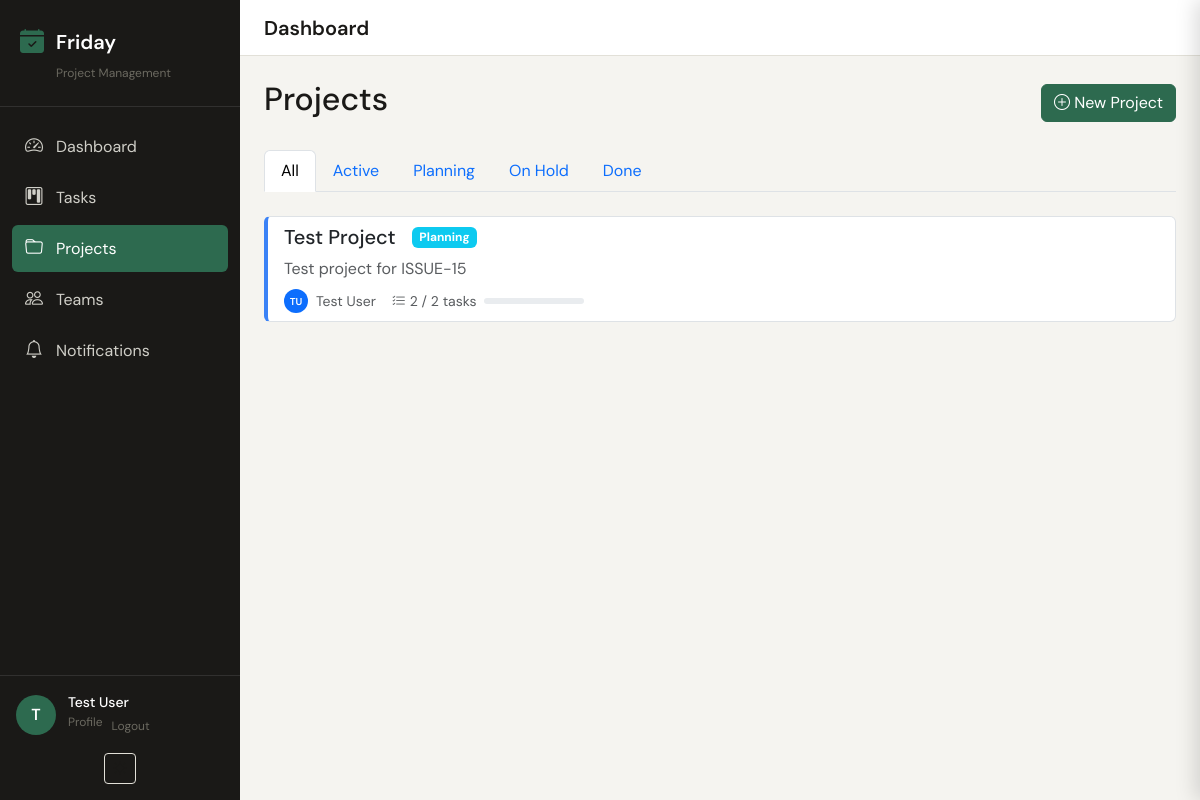
The app's page /projects/?status=all (signed in) with its own data.
### apps/accounts/models.py (models this page shows, shortened)
class User(AbstractUser):
    avatar = models.ImageField(upload_to='avatars/', blank=True)
    display_name = models.CharField(max_length=100, blank=True)
    job_title = models.CharField(max_length=100, blank=True)
    phone = models.CharField(max_length=30, blank=True)
    azure_oid = models.CharField(max_length=100, blank=True, db_index=True)  # object ID from token
    azure_upn = models.EmailField(blank=True)  # UserPrincipalName
    notify_email = models.BooleanField(default=True)
    notify_inapp = models.BooleanField(default=True)
    timezone = models.CharField(max_length=50, default='Europe/Berlin')
    class Meta:
        verbose_name = 'User'
        verbose_name_plural = 'Users'
    @property
    def full_name(self):
        return self.display_name or self.get_full_name() or self.username
    @property
    def teams(self):
        from apps.teams.models import Team
        return Team.objects.filter(memberships__user=self, is_active=True)
    @property
    def initials(self):
        parts = self.full_name.split()
        return ''.join(p[0].upper() for p in parts[:2]) if parts else '?'

### apps/projects/models.py (models this page shows, shortened)
class Project(TimeStampedModel):
    STATUS_PLANNING  = 'planning'
    STATUS_ACTIVE    = 'active'
    STATUS_ON_HOLD   = 'on_hold'
    STATUS_DONE      = 'done'
    STATUS_ARCHIVED  = 'archived'
    STATUS_CHOICES = [
        (STATUS_PLANNING, 'Planning'),
        (STATUS_ACTIVE,   'Active'),
        (STATUS_ON_HOLD,  'On Hold'),
        (STATUS_DONE,     'Done'),
        (STATUS_ARCHIVED, 'Archived'),
    ]
    VISIBILITY_MEMBERS = 'members'
    VISIBILITY_ORG     = 'organisation'
    VISIBILITY_CHOICES = [
        (VISIBILITY_MEMBERS, 'Members only'),
        (VISIBILITY_ORG,     'Entire organisation'),
    ]
    name        = models.CharField(max_length=200)
    description = models.TextField(blank=True)
    status      = models.CharField(
        max_length=20,
        choices=STATUS_CHOICES,
        default=STATUS_PLANNING
    )
    visibility  = models.CharField(
        max_length=20,
        choices=VISIBILITY_CHOICES,
        default=VISIBILITY_MEMBERS
    )
    owner       = models.ForeignKey(
        settings.AUTH_USER_MODEL,
        on_delete=models.SET_NULL,
        null=True,
        related_name='owned_projects'
    )
    start_date  = models.DateField(null=True, blank=True)
    due_date    = models.DateField(null=True, blank=True)
    priority    = models.IntegerField(default=0)
    color       = models.CharField(max_length=7, default='#3b82f6')
    user_members = models.ManyToManyField(
        settings.AUTH_USER_MODEL,
        through='ProjectUserMembership',
        related_name='member_projects',
        blank=True,
    )
    team_members = models.ManyToManyField(
        'teams.Team',
        through='ProjectTeamMembership',
        related_name='member_projects',
        blank=True,
    )
    class Meta:
        ordering = ['-updated_at']

### apps/projects/views.py (the view)
# urls.py: path('',                              views.ProjectListView.as_view(),         name='project-list'),
class ProjectListView(LoginRequiredMixin, ListView):
    template_name = 'projects/list.html'
    context_object_name = 'projects'
    def get_queryset(self):
        user = self.request.user
        my_teams = user.teams
        queryset = Project.objects.filter(
            models.Q(user_members=user) |
            models.Q(team_members__in=my_teams) |
            models.Q(visibility='organisation')
        ).distinct().annotate(
            task_count=Count('tasks'),
            open_task_count=Count('tasks', filter=~models.Q(tasks__status='done')),
            done_task_count=Count('tasks', filter=models.Q(tasks__status='done')),
        ).order_by('-updated_at')
        status_filter = self.request.GET.get('status', 'active')
        if status_filter != 'all':
            queryset = queryset.filter(status=status_filter)
        return queryset
    def get_context_data(self, **kwargs):
        ctx = super().get_context_data(**kwargs)
        ctx['status_filter'] = self.request.GET.get('status', 'active')
        ctx['status_choices'] = Project.STATUS_CHOICES
        return ctx

### apps/core/context_processors.py (called while the page is built)
def friday_context(request):
    context = {
        'app_version': '1.0.0',
        'user_teams': [],
        'unread_notification_count': 0,
    }
    if request.user.is_authenticated:
        try:
            context['user_teams'] = list(request.user.teams.all()) if hasattr(request.user, 'teams') else []
        except Exception:
            context['user_teams'] = []
        try:
            from apps.notifications.models import Notification
            context['unread_notification_count'] = Notification.objects.filter(
                recipient=request.user, is_read=False
            ).count()
        except Exception:
            context['unread_notification_count'] = 0
    return context

### templates/projects/list.html (shortened to what this page needs)
{% extends 'base.html' %}
{% load static %}
{% block content %}
<div class="d-flex justify-content-between align-items-center mb-4">
    <h2>Projects</h2>
    <a href="{% url 'projects:project-create' %}" class="btn btn-primary">
        <i class="bi bi-plus-circle"></i> New Project
    </a>
</div>
<ul class="nav nav-tabs mb-4">
    <li class="nav-item">
        <a class="nav-link {% if status_filter == 'all' %}active{% endif %}"
           href="?status=all">All</a>
    </li>
    <li class="nav-item">
        <a class="nav-link {% if status_filter == 'active' %}active{% endif %}"
           href="?status=active">Active</a>
    </li>
    <li class="nav-item">
        <a class="nav-link {% if status_filter == 'planning' %}active{% endif %}"
           href="?status=planning">Planning</a>
    </li>
    <li class="nav-item">
        <a class="nav-link {% if status_filter == 'on_hold' %}active{% endif %}"
           href="?status=on_hold">On Hold</a>
    </li>
    <li class="nav-item">
        <a class="nav-link {% if status_filter == 'done' %}active{% endif %}"
           href="?status=done">Done</a>
    </li>
</ul>
<div class="list-group">
    {% for project in projects %}
    <a href="{% url 'projects:project-detail' project.pk %}"
       class="list-group-item list-group-item-action"
       style="border-left: 4px solid {{ project.color }};">
        <div class="d-flex justify-content-between align-items-start">
            <div class="flex-grow-1">
                <div class="d-flex align-items-center mb-2">
                    <h5 class="mb-0 me-3">{{ project.name }}</h5>
                    {% include 'projects/partials/status_badge.html' %}
                </div>
                {% if project.description %}
                <p class="text-muted mb-2">{{ project.description|truncatewords:20 }}</p>
                {% endif %}
                <div class="d-flex align-items-center gap-3 text-muted small">
                    <div class="d-flex align-items-center">
                        <div class="avatar-circle bg-primary text-white me-2" style="width: 24px; height: 24px; font-size: 0.625rem;">
                            {{ project.owner.initials }}
                        </div>
                        <span>{{ project.owner.full_name }}</span>
                    </div>
                    {% if project.task_count > 0 %}
                    <div class="d-flex align-items-center">
                        <i class="bi bi-list-check me-1"></i>
                        <span>{{ project.open_task_count }} / {{ project.task_count }} tasks</span>
                        <div class="progress ms-2" style="width: 100px; height: 6px;">
                        </div>
                    </div>
                    {% endif %}
                </div>
            </div>
        </div>
    </a>
    {% endfor %}
</div>
{% endblock %}

### templates/partials/sidebar.html (shortened to what this page needs)
<aside class="friday-sidebar">
    <div class="sidebar-header">
        <div class="logo">
            <i class="bi bi-calendar-check-fill"></i>
            <span class="logo-text">Friday</span>
        </div>
        <div class="tagline">Project Management</div>
    </div>
    <nav class="sidebar-nav">
        <a href="{% url 'dashboard:dashboard' %}" class="nav-item {% if request.resolver_match.app_name == 'dashboard' %}active{% endif %}">
            <i class="bi bi-speedometer2"></i>
            <span>Dashboard</span>
        </a>
        <a href="{% url 'kanban:kanban-board' %}" class="nav-item {% if request.resolver_match.app_name == 'kanban' %}active{% endif %}">
            <i class="bi bi-kanban"></i>
            <span>Tasks</span>
        </a>
        <a href="{% url 'projects:project-list' %}" class="nav-item {% if request.resolver_match.app_name == 'projects' %}active{% endif %}">
            <i class="bi bi-folder"></i>
            <span>Projects</span>
        </a>
        <a href="{% url 'teams:team-list' %}" class="nav-item {% if request.resolver_match.app_name == 'teams' %}active{% endif %}">
            <i class="bi bi-people"></i>
            <span>Teams</span>
        </a>
        <a href="{% url 'notifications:notification-list' %}" class="nav-item {% if request.resolver_match.app_name == 'notifications' %}active{% endif %} position-relative">
            <i class="bi bi-bell"></i>
            <span>Notifications</span>
        </a>
    </nav>
    <div class="sidebar-footer">
        {% if user.is_authenticated %}
	        <div class="user-section">
	            <div class="user-avatar">
	                {% if user.avatar %}
	                    <img src="{{ user.avatar.url }}" alt="{{ user.full_name }}">
	                {% else %}
	                    <div class="avatar-placeholder">{{ user.username|first|upper }}</div>
	                {% endif %}
	            </div>
	            <div class="user-info">
	                <div class="user-name">{{ user.full_name }}</div>
	                <div class="d-flex gap-2">
	                    <a href="{% url 'accounts:profile' %}" class="user-action">Profile</a>
	                    <form method="post" action="{% url 'accounts:logout' %}">
	                        <button type="submit" class="btn btn-link p-0 user-action">Logout</button>
	                    </form>
	                </div>
	            </div>
	        </div>
	        {% endif %}
        {% include 'partials/theme_toggle.html' %}
    </div>
</aside>

### templates/projects/partials/status_badge.html
{% if project.status == 'planning' %}
<span class="badge bg-info">{{ project.get_status_display }}</span>
{% elif project.status == 'active' %}
<span class="badge bg-success">{{ project.get_status_display }}</span>
{% elif project.status == 'on_hold' %}
<span class="badge bg-warning">{{ project.get_status_display }}</span>
{% elif project.status == 'done' %}
<span class="badge bg-primary">{{ project.get_status_display }}</span>
{% elif project.status == 'archived' %}
<span class="badge bg-secondary">{{ project.get_status_display }}</span>
{% else %}
<span class="badge bg-secondary">{{ project.get_status_display }}</span>
{% endif %}

### static/css/friday.css (style rules this page uses)
body { font-family: 'DM Sans', -apple-system, BlinkMacSystemFont, 'Segoe UI', sans-serif; font-weight: 400; }
:root, [data-bs-theme="light"] { --friday-bg: #f5f4f0; --friday-surface: #ffffff; --friday-surface-alt: #f0efe9; --friday-border: #e2e0d8; --friday-text: #1a1917; --friday-text-muted: #6b6960; --friday-accent: #2d6a4f; --friday-accent-light: #d8f3dc; --sidebar-bg: #1a1917; }
body { background-color: var(--friday-bg); color: var(--friday-text); margin: 0; padding: 0; }
.friday-sidebar { width: 240px; background-color: var(--sidebar-bg); color: #eae8e0; display: flex; flex-direction: column; position: fixed; top: 0; left: 0; bottom: 0; overflow-y: auto; }
.sidebar-header { padding: 24px 20px; border-bottom: 1px solid rgba(255, 255, 255, 0.1); }
.sidebar-header .logo { display: flex; align-items: center; gap: 12px; font-size: 1.25rem; font-weight: 600; color: #fff; }
.sidebar-header .logo i { font-size: 1.5rem; color: var(--friday-accent); }
.sidebar-header .tagline { margin-top: 4px; font-size: 0.75rem; color: var(--friday-text-muted); padding-left: 36px; }
.sidebar-nav { flex: 1; padding: 16px 12px; }
.sidebar-nav .nav-item { display: flex; align-items: center; gap: 12px; padding: 10px 12px; border-radius: 6px; color: #d0cfc8; text-decoration: none; transition: all 0.2s; margin-bottom: 4px; }
.sidebar-nav .nav-item.active { background-color: var(--friday-accent); color: #fff; }
.sidebar-nav .nav-item i { font-size: 1.125rem; width: 20px; text-align: center; }
.sidebar-footer { padding: 16px; border-top: 1px solid rgba(255, 255, 255, 0.1); }
.user-section { display: flex; align-items: center; gap: 12px; margin-bottom: 12px; }
.user-avatar { width: 40px; height: 40px; border-radius: 50%; overflow: hidden; background-color: var(--friday-accent); display: flex; align-items: center; justify-content: center; }
.avatar-placeholder { color: #fff; font-weight: 600; font-size: 1rem; }
.user-info { flex: 1; }
.user-name { font-size: 0.875rem; font-weight: 500; color: #fff; }
.user-action { font-size: 0.75rem; color: var(--friday-text-muted); text-decoration: none; }
.btn-primary { background-color: var(--friday-accent); border-color: var(--friday-accent); }
.avatar-circle { width: 40px; height: 40px; border-radius: 50%; display: flex; align-items: center; justify-content: center; font-weight: 600; font-size: 0.875rem; flex-shrink: 0; }
.avatar-circle { width: 40px; height: 40px; border-radius: 50%; background: var(--friday-accent); color: white; display: inline-flex; align-items: center; justify-content: center; font-weight: 600; font-size: 14px; flex-shrink: 0; }
:root { --shadow-sm: 0 1px 3px rgba(0, 0, 0, 0.08); }

### records on screen
User: username|first "T", full_name "Test User"
Project: name "Test Project", status "Planning", description "Test project for ISSUE-15", owner.initials "TU", owner.full_name "Test User", open_task_count "2", task_count "2"
